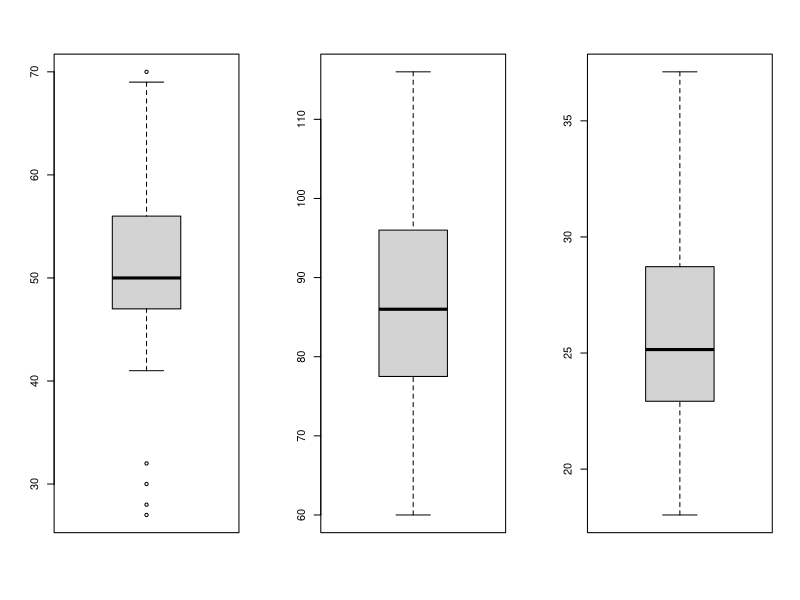
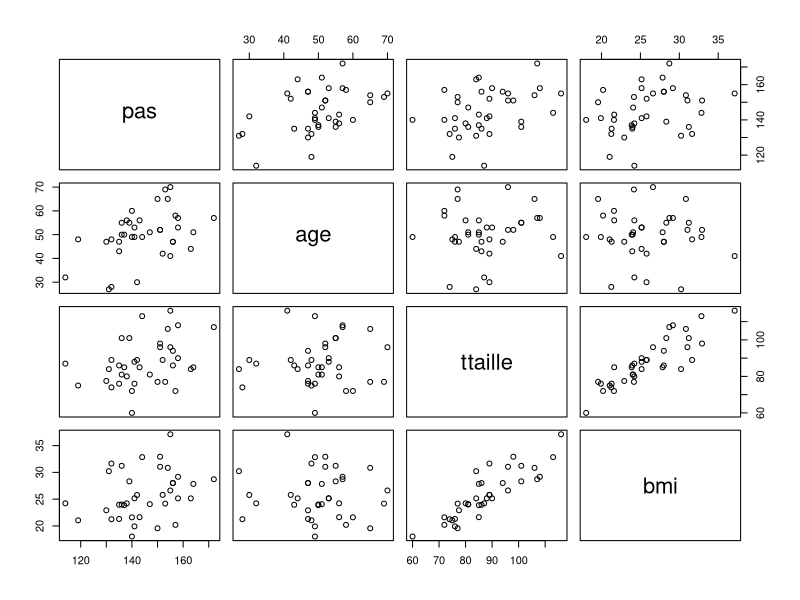

Recreate these plots in R, in order.
##### Pression artérielle systolique 

setwd('/home/jchan/Documents/Mathématiques/Statistique/Exercice_4')

# Objectif  : déterminer l'impact de chacun des facteurs sur le modele ! 


# Chargement des donnees

# entrer le separateur + header + separateur decimal

data = read.table('pas.txt',sep='\t',h=T,dec='.') 


# Traitement
pas = data$pas
age = data$age
ttaille = data$ttaille
bmi = data$bmi



# Representation graphique 

par(mfrow = c(1,3))
boxplot(age)
boxplot(ttaille)
boxplot(bmi)

pairs(cbind.data.frame(pas,age,ttaille,bmi)) # on ne peut rien en conclure


### Construction des modele univariés

# Construction du modèle age :


modele_age = lm(pas~age)

age_p = predict(modele_age)

age_res = residuals(modele_age)

summary(modele_age)

cor.test(pas,age)

# on a une p_value de 0.007 < alpha , le facteur age a un effet : augmente la pression systolique

# Construction du modèle age :


modele_ttaille = lm(pas~ttaille)

ttaille_p = predict(modele_ttaille)

ttaille_res = residuals(modele_ttaille)

summary(modele_ttaille)

cor.test(pas,ttaille)

# on a une p_value de 0.024 < alpha , le facteur tour de taille a un effet : augmente la pression arterielle systolique

# Construction du modèle age :


modele_bmi = lm(pas~bmi)

bmi_p = predict(modele_bmi)

bmi_res = residuals(modele_bmi)

summary(modele_bmi)

cor.test(pas,bmi)

# on a une p_value de 0.078 > alpha , le facteur bmi n'a apparement pas d'effet sur la presion systolique mais on est a la limite d'alpha donc on garde un droit de réserve !


### Construction du modele multivariée

modele_1 = lm(pas~age+ttaille+bmi)

summary(modele_1)

# on remarque que chacun des facteurs ont tendance à faire augementer la pressios systolique 

# Pour l'age, on constate qu'il y a effet sur la pression systolique :
# Exemple : à bmi et tour de taille constant , lorsque l'age augmente d'1 , la pression systolique augmente de 0.52

# On constate qu'il n'y a pas d'effet du tour de taille et de la bmi à niveau constant . 

# On constatait que le tour de taille avait un effet dans le modele univarié car le tour de taille augementait avec l'age ( qui lui a u effet)


# Analyse de la variance :

anova(modele_1)

# la Sum Sq montre la variabilité engendré par le facteur concerné 

### Construction du modele age+bmi+ttaille :

modele_2 = lm(pas~age+bmi+ttaille)

summary(modele_2) #aucune difference avec le modele_1

# ANOVA

anova(modele_2)

# Analyse de la variance est modifié : du a la correlation des variables explicatrices
# La variabilité exprimé par le deuxieme facteur est calculé avec celle restante 

### Modele simplifié

# d'apres les cardiologues , la bmi n'influerait pas sur la pression systolique

modele_s = lm(pas~age+ttaille)

summary(modele_s) 

# Augmentation de pas statistiquement significative de l'age lorsque le ttaille ne varie pas
# Augmentation de pas statistiquement significative du ttaille lorsque l'age ne varie pas

anova(modele_s)
# DDL des résidus N-3 !


### Conclusion : le modele simplifié est choisi :

# - d'un point de vue biologique plus logique

SCE_r1 = 118.97
SCE_r2 = 116.02

anova(modele_1,modele_s) # commande qui permet de comparer les modele

# On a F = 0.1588 et la p_value = 0.6928 > alpha , donc les deux modeles explique tout deux aussi bien la pas 
# d'apres le ppe de parcimonie on choisit donc le modele simplifié !

